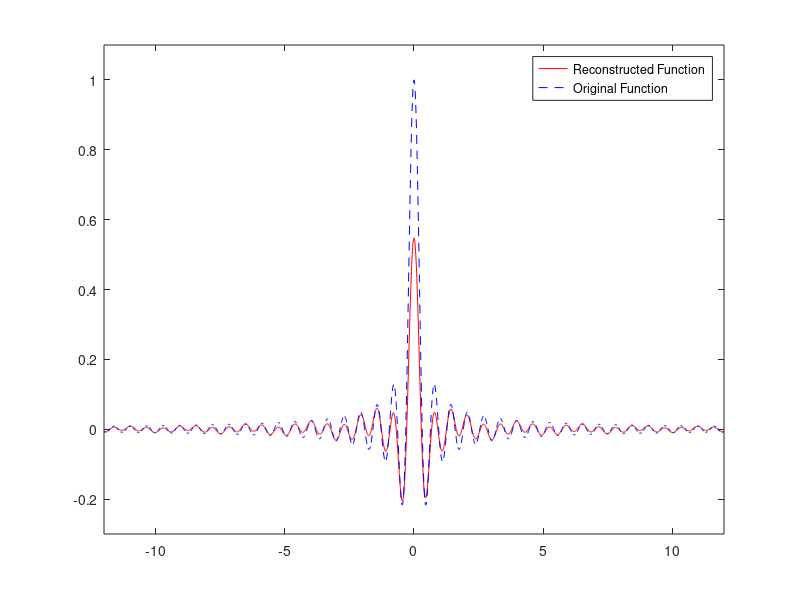

This chart was generated by the following MATLAB code:

% Basic Variable Declarations

t = [-12:.01:12]; % plot mesh
p = .5; % sampling rate
N = 10000; % approximation cutoff
L = 12; % erasure set size

La = [1:1:L]+N+1; % erasure set
% La = [1:2:2*L-1]+N+1;

% Computing the sampling coefficients

FC = zeros(1,2*N+1); % sampling coefficients
for(n = -N:1:N)
  FC(n+N+1) = sinc(pi * n * p); % sampling coefficients of sinc(pi*x)
end
FC1 = FC; % actual sampling coefficients
FC(La) = zeros(size(La)); % sampling coefficients with erasures

% Computing the N-term approximation of f_R

f_R = zeros(size(t)); % N-term approximation of f_R
for(n = -N:1:N)
  f_R = f_R + FC(n+N+1) * p * sinc(pi * (t-n*p));
end

% Computing the Bridge Matrix

M = zeros(L,L); % bridge matrix
for(j = 1:1:L)
  for(k = 1:1:L)
    M(j,k) = p * sinc(pi*p*(La(k)-La(j)));
  end
end

% Solving for C

C = (eye(L) - M) \ (eye(L)); % coefficient matrix

norm(C)

% Reconstruction

CfRL = zeros(size(La)); % sampling coefficients of f_R over the erasure set.
for(n=-N:1:N)
  CfRL = CfRL + p*FC(n+N+1)*sinc(pi*(p*(La-N-1)-p*n));
end

f_B = f_R; % the reconstructed function
for(j = 1:1:L)
    for(k = 1:1:L)
        f_B = f_B + p * C(j,k) * CfRL(k) * sinc(pi*(t-p*(La(j)-N-1)));
    end
end

figure;
plot(t,f_B,'r');
hold on;
xlim([-12,12]);
ylim([-0.3,1.1]);
%plot(t,f_Rapprox,'r');
%plot(t,f_R,'g')
plot(t,sinc(pi*t),'--b');
% plot(t,f_B,'g');
legend('Reconstructed Function','Original Function','Location','northeast')
hold off;